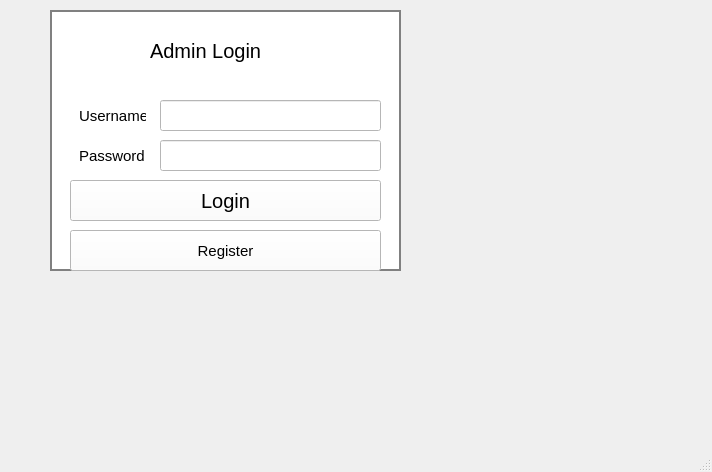
<?xml version="1.0" encoding="UTF-8"?>
<ui version="4.0">
 <class>MainWindow</class>
 <widget class="QMainWindow" name="MainWindow">
  <property name="geometry">
   <rect>
    <x>0</x>
    <y>0</y>
    <width>712</width>
    <height>472</height>
   </rect>
  </property>
  <property name="windowTitle">
   <string>MainWindow</string>
  </property>
  <property name="styleSheet">
   <string notr="true">QWidget {
    background-image: url(:/Desktop/IMG_9513.jpg);
    background-repeat: no-repeat;
    background-size: cover;
}

QGroupBox {
    background: transparent;
    border: 2px solid gray;
}

QLabel, QLineEdit, QPushButton {
    background: white;
    color: black;
    padding: 5px;
}

QPushButton:hover {
    background: lightgray;
}
</string>
  </property>
  <widget class="QWidget" name="centralwidget">
   <widget class="QGroupBox" name="groupBox">
    <property name="geometry">
     <rect>
      <x>50</x>
      <y>10</y>
      <width>351</width>
      <height>261</height>
     </rect>
    </property>
    <property name="styleSheet">
     <string notr="true">background-color: rgb(255, 255, 255);
</string>
    </property>
    <property name="title">
     <string/>
    </property>
    <widget class="QLabel" name="label">
     <property name="geometry">
      <rect>
       <x>100</x>
       <y>10</y>
       <width>131</width>
       <height>21</height>
      </rect>
     </property>
     <property name="text">
      <string/>
     </property>
    </widget>
    <widget class="QLabel" name="label_2">
     <property name="geometry">
      <rect>
       <x>90</x>
       <y>20</y>
       <width>131</width>
       <height>41</height>
      </rect>
     </property>
     <property name="styleSheet">
      <string notr="true">QLabel{
font-size:20px;}</string>
     </property>
     <property name="text">
      <string>Admin Login</string>
     </property>
    </widget>
    <widget class="QLabel" name="label_3">
     <property name="geometry">
      <rect>
       <x>20</x>
       <y>90</y>
       <width>81</width>
       <height>31</height>
      </rect>
     </property>
     <property name="styleSheet">
      <string notr="true">QLabel{
font-size:15px;}</string>
     </property>
     <property name="text">
      <string>Username</string>
     </property>
    </widget>
    <widget class="QLabel" name="label_4">
     <property name="geometry">
      <rect>
       <x>20</x>
       <y>130</y>
       <width>81</width>
       <height>31</height>
      </rect>
     </property>
     <property name="styleSheet">
      <string notr="true">QLabel{
font-size:15px;}</string>
     </property>
     <property name="text">
      <string>Password</string>
     </property>
    </widget>
    <widget class="QLineEdit" name="lineEdit">
     <property name="geometry">
      <rect>
       <x>110</x>
       <y>90</y>
       <width>221</width>
       <height>31</height>
      </rect>
     </property>
     <property name="styleSheet">
      <string notr="true">QLineEdit{
font-size:15px;}</string>
     </property>
    </widget>
    <widget class="QLineEdit" name="lineEdit_2">
     <property name="geometry">
      <rect>
       <x>110</x>
       <y>130</y>
       <width>221</width>
       <height>31</height>
      </rect>
     </property>
    </widget>
    <widget class="QPushButton" name="pushButton">
     <property name="geometry">
      <rect>
       <x>20</x>
       <y>170</y>
       <width>311</width>
       <height>41</height>
      </rect>
     </property>
     <property name="styleSheet">
      <string notr="true">QPushButton{
font-size:20px;}</string>
     </property>
     <property name="text">
      <string>Login</string>
     </property>
    </widget>
    <widget class="QPushButton" name="pushButton_2">
     <property name="geometry">
      <rect>
       <x>20</x>
       <y>220</y>
       <width>311</width>
       <height>41</height>
      </rect>
     </property>
     <property name="styleSheet">
      <string notr="true">QPushButton{
font-size:15px;}</string>
     </property>
     <property name="text">
      <string>Register</string>
     </property>
    </widget>
   </widget>
  </widget>
  <widget class="QMenuBar" name="menubar">
   <property name="geometry">
    <rect>
     <x>0</x>
     <y>0</y>
     <width>712</width>
     <height>18</height>
    </rect>
   </property>
  </widget>
  <widget class="QStatusBar" name="statusbar"/>
 </widget>
 <resources/>
 <connections/>
</ui>
